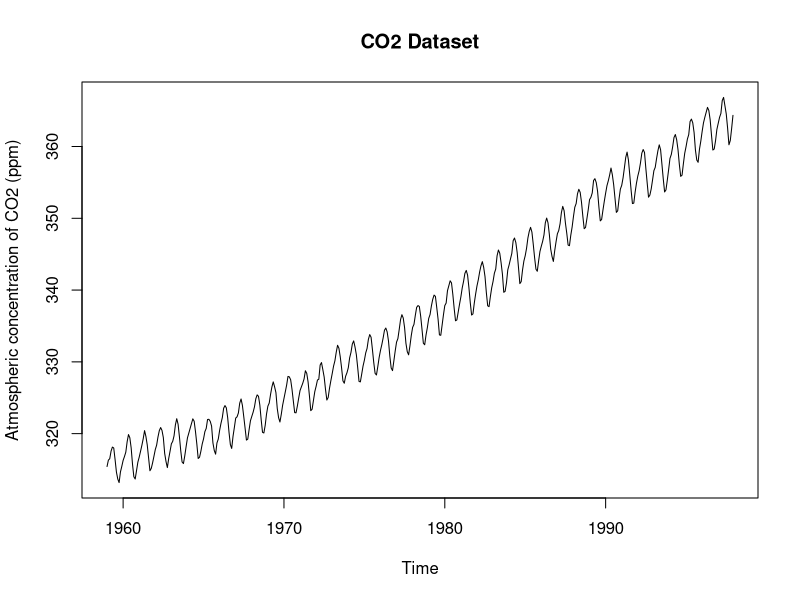

Reproduce this figure in R.

#5.1 Global Carbon-Dioxide concentrations

#This data stored in R as co2
# make sure the dataset is loaded - it's a prebuilt dataset automatically loaded into R
co2

# rename the dataset as co2_data so it is visible in our global environment
co2_data <- co2
co2_data

# identify the class of the co2_data object
class(co2_data)

# print the summary of the co2_data dataset
summary(co2_data)

# find the length of the co2_data dataset using the length() function
length(co2_data)

# plot the dataset using the default plot function
plot(x = co2, ylab = "Atmospheric concentration of CO2 (ppm)", main = "CO2 Dataset")
